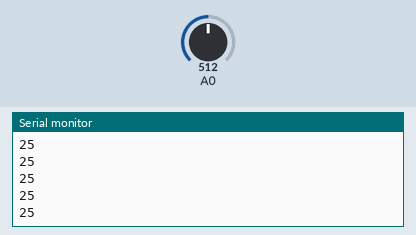
Recording of a sketch running on a simulated Arduino Uno, built with avr-gcc and run on an emulated ATmega328P. Shown: the last lines printed to the serial monitor. The test bench sets the inputs (shaded band); at power-on: A0 = 512.

Above: at 1.2 s.
1.3 s: A0 set to 716
At 2.2 s:
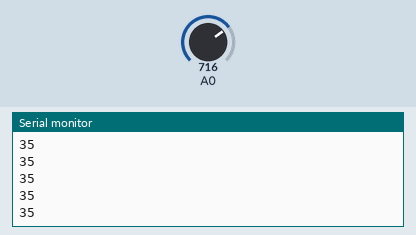
2.8 s: A0 set to 900
At 3.7 s:
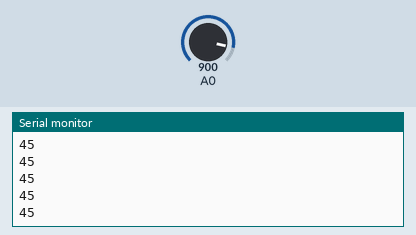
Timing chart, 0 to 5.8 s (numbered marks = the images above; inputs shaded):
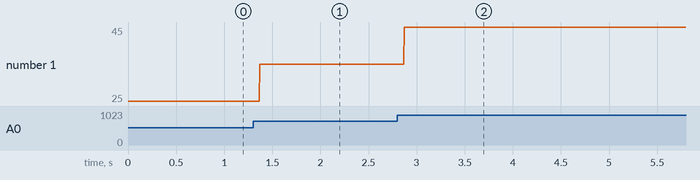

The sketch:

Prac5.ino
```cpp
void setup()
{
  Serial.begin(9600);
}

void loop()
{
  float band = 0.05;
  int i = 0;
  int j = 0;
  i = analogRead(A0);
  j = (band*i) + ((1-band)*j);

  Serial.println(j);
}
```

Measured:
- after the input at 1.3 s, the serial monitor: prints a new line after 0.07 s (image 1)
- after the input at 2.8 s, the serial monitor: prints a new line after 0.07 s (image 2)
- plotted number 1: 25 → 35 after the input at 1.3 s, 35 → 45 after the input at 2.8 s
